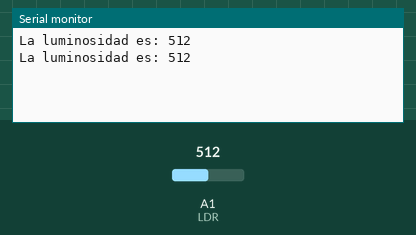
Bench run of a sketch on a simulated Arduino Uno, built with avr-gcc and run on an emulated ATmega328P. Parts: the last lines printed to the serial monitor. The test bench sets the inputs (shaded band); at power-on: A1 (LDR) = 512.

Above: at 1.8 s.
1.9 s: A1 (LDR) set to 716
At 2.8 s:
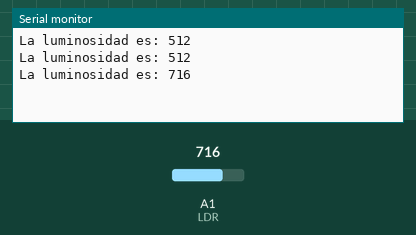
3.4 s: A1 (LDR) set to 900
At 4.3 s:
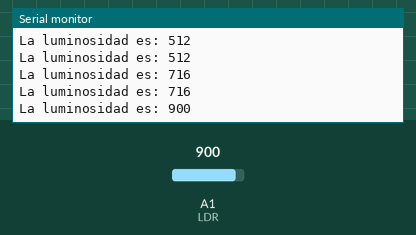
Timing chart, 0 to 6.4 s (numbered marks = the images above; inputs shaded):
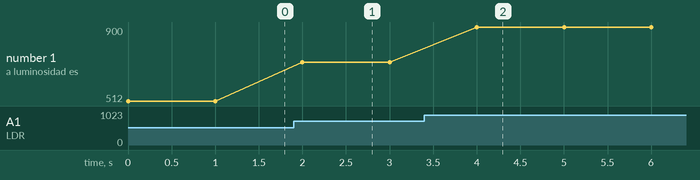

The sketch:

TP1EJ6.ino
```cpp
/* 6. Mida la intensidad lumínica utilizando un LDR.*/


void setup() {
 Serial.begin(9600);
 pinMode(A1, INPUT);//LDR
}

void loop() {
  int value = analogRead(A1);
  Serial.print("La luminosidad es: ");
  Serial.println(value);
  delay(1000);
}
```

Measured:
- after the input at 1.9 s, the serial monitor: prints a new line after 0.10 s (image 1)
- after the input at 3.4 s, the serial monitor: prints a new line after 0.60 s (image 2)
- plotted number 1: 512 → 716 after the input at 1.9 s, 716 → 900 after the input at 3.4 s
